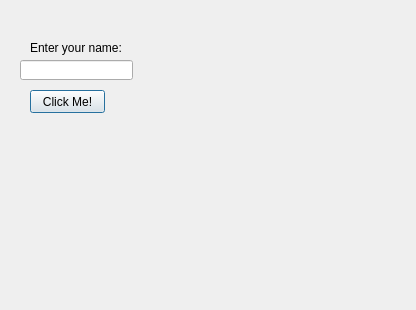
<?xml version="1.0" encoding="UTF-8"?>
<ui version="4.0">
 <class>Dialog</class>
 <widget class="QDialog" name="Dialog">
  <property name="geometry">
   <rect>
    <x>0</x>
    <y>0</y>
    <width>416</width>
    <height>310</height>
   </rect>
  </property>
  <property name="windowTitle">
   <string>Dialog</string>
  </property>
  <widget class="QLabel" name="labelResponse">
   <property name="geometry">
    <rect>
     <x>30</x>
     <y>40</y>
     <width>91</width>
     <height>16</height>
    </rect>
   </property>
   <property name="text">
    <string>Enter your name:</string>
   </property>
  </widget>
  <widget class="QLineEdit" name="lineEdit">
   <property name="geometry">
    <rect>
     <x>20</x>
     <y>60</y>
     <width>113</width>
     <height>20</height>
    </rect>
   </property>
  </widget>
  <widget class="QPushButton" name="ButtonClickMe">
   <property name="geometry">
    <rect>
     <x>30</x>
     <y>90</y>
     <width>75</width>
     <height>23</height>
    </rect>
   </property>
   <property name="text">
    <string>Click Me!</string>
   </property>
  </widget>
  <widget class="QLabel" name="label">
   <property name="geometry">
    <rect>
     <x>210</x>
     <y>40</y>
     <width>47</width>
     <height>13</height>
    </rect>
   </property>
   <property name="text">
    <string/>
   </property>
  </widget>
 </widget>
 <resources/>
 <connections/>
</ui>
